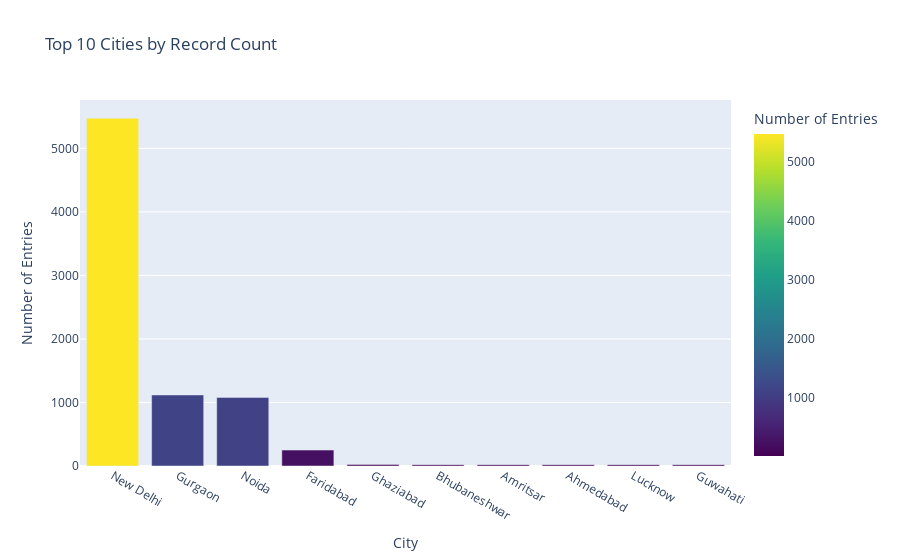

Notebook source saved alongside this figure:
### Code cell
city_counts = final_df['City'].value_counts().reset_index()
city_counts.columns = ['City', 'Count']

fig = px.bar(city_counts[:10], x='City', y='Count',
             title='Top 10 Cities by Record Count',
             labels={'Count': 'Number of Entries'},
             color='Count',
             color_continuous_scale='viridis')
fig.show()

### Figure 1 — Plotly figure (JSON) as saved in the notebook; plotly's stock layout.template omitted (floating-point values rounded to 4 significant figures)
{"data": [{"hovertemplate": "City=%{x}<br>Number of Entries=%{marker.color}<extra></extra>", "legendgroup": "", "marker": {"color": [5473, 1118, 1080, 251, 25, 21, 21, 21, 21, 21], "coloraxis": "coloraxis", "pattern": {"shape": ""}}, "name": "", "orientation": "v", "showlegend": false, "textposition": "auto", "type": "bar", "x": ["New Delhi", "Gurgaon", "Noida", "Faridabad", "Ghaziabad", "Bhubaneshwar", "Amritsar", "Ahmedabad", "Lucknow", "Guwahati"], "xaxis": "x", "y": [5473, 1118, 1080, 251, 25, 21, 21, 21, 21, 21], "yaxis": "y"}], "layout": {"barmode": "relative", "coloraxis": {"colorbar": {"title": {"text": "Number of Entries"}}, "colorscale": [[0, "#440154"], [0.1111, "#482878"], [0.2222, "#3e4989"], [0.3333, "#31688e"], [0.4444, "#26828e"], [0.5556, "#1f9e89"], [0.6667, "#35b779"], [0.7778, "#6ece58"], [0.8889, "#b5de2b"], [1, "#fde725"]]}, "legend": {"tracegroupgap": 0}, "title": {"text": "Top 10 Cities by Record Count"}, "xaxis": {"anchor": "y", "domain": [0, 1], "title": {"text": "City"}}, "yaxis": {"anchor": "x", "domain": [0, 1], "title": {"text": "Number of Entries"}}}}
